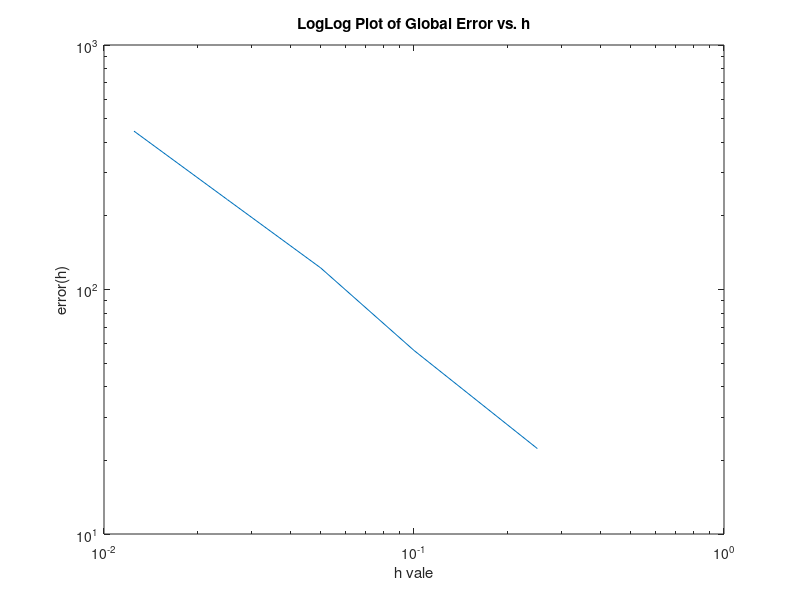

Reproduce this figure in MATLAB.
% CME 102 - Stanford
% Winter 2016
% PSET 3
%
% Ron Guglielmone

close all
clear

% Vector with h-values:
h = [0.25 0.10 0.05 0.025 0.0125];
% Initial Conditions:
t0 = 0; tf = 2.5; y0 = 0;
% Global Errors:
error = zeros(length(h));

% Cycle through h:
for i = 1 : length(h)
    z = h(i);
    n = 1;
    y(1) = y0;
    t(1) = t0;
    
    % Backwards Euler:
    while t(n) < tf
        t(n+1) = t(n) + z;
        y(n+1) = (y(n) + z*((t(n+1))^3) + ...
            (3*(t(n+1))^2) + (6*t(n+1)) + 6 - ...
            (6*exp(t(n+1))));
        n = n + 1;
        
    end
    
    % Exact Solution:
    why = (t.^3) + (3.*t.^2) + (6.*t) + 6 - (6.*exp(t));
    
    error(i) = norm(y - why) / sqrt (length(t));
end

% Plot Results:
loglog(h,error)
title('LogLog Plot of Global Error vs. h')
xlabel('h vale')
ylabel('error(h)')

